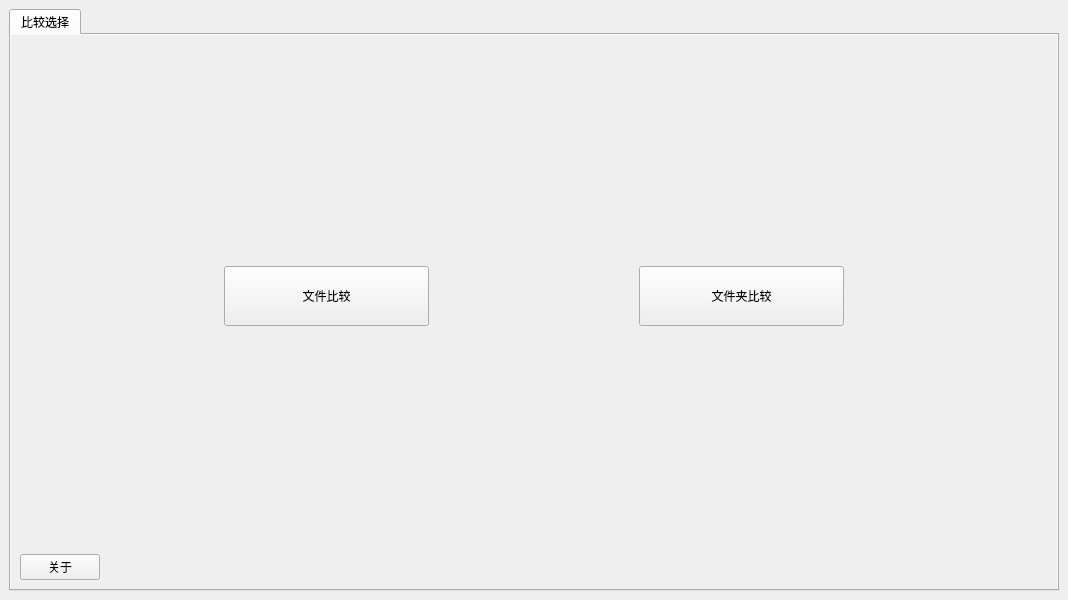
<?xml version="1.0" encoding="UTF-8"?>
<ui version="4.0">
 <class>MainWindow</class>
 <widget class="QMainWindow" name="MainWindow">
  <property name="geometry">
   <rect>
    <x>0</x>
    <y>0</y>
    <width>1068</width>
    <height>600</height>
   </rect>
  </property>
  <property name="minimumSize">
   <size>
    <width>800</width>
    <height>600</height>
   </size>
  </property>
  <property name="windowTitle">
   <string>文件比较工具</string>
  </property>
  <widget class="QWidget" name="centralwidget">
   <layout class="QVBoxLayout" name="verticalLayout">
    <item>
     <widget class="QTabWidget" name="tabWidget">
      <property name="movable">
       <bool>true</bool>
      </property>
      <widget class="QWidget" name="tab">
       <property name="autoFillBackground">
        <bool>true</bool>
       </property>
       <attribute name="title">
        <string>比较选择</string>
       </attribute>
       <layout class="QVBoxLayout" name="verticalLayout_2">
        <item>
         <spacer name="verticalSpacer">
          <property name="orientation">
           <enum>Qt::Vertical</enum>
          </property>
          <property name="sizeHint" stdset="0">
           <size>
            <width>20</width>
            <height>217</height>
           </size>
          </property>
         </spacer>
        </item>
        <item>
         <layout class="QHBoxLayout" name="horizontalLayout">
          <item>
           <spacer name="horizontalSpacer">
            <property name="orientation">
             <enum>Qt::Horizontal</enum>
            </property>
            <property name="sizeHint" stdset="0">
             <size>
              <width>40</width>
              <height>20</height>
             </size>
            </property>
           </spacer>
          </item>
          <item>
           <widget class="QPushButton" name="filediffButton">
            <property name="sizePolicy">
             <sizepolicy hsizetype="Expanding" vsizetype="Fixed">
              <horstretch>0</horstretch>
              <verstretch>0</verstretch>
             </sizepolicy>
            </property>
            <property name="minimumSize">
             <size>
              <width>120</width>
              <height>60</height>
             </size>
            </property>
            <property name="text">
             <string>文件比较</string>
            </property>
            <property name="icon">
             <iconset resource="image.qrc">
              <normaloff>:/pic/image/file.png</normaloff>:/pic/image/file.png</iconset>
            </property>
            <property name="iconSize">
             <size>
              <width>48</width>
              <height>48</height>
             </size>
            </property>
           </widget>
          </item>
          <item>
           <spacer name="horizontalSpacer_2">
            <property name="orientation">
             <enum>Qt::Horizontal</enum>
            </property>
            <property name="sizeHint" stdset="0">
             <size>
              <width>40</width>
              <height>20</height>
             </size>
            </property>
           </spacer>
          </item>
          <item>
           <widget class="QPushButton" name="folderdiffButton">
            <property name="sizePolicy">
             <sizepolicy hsizetype="Expanding" vsizetype="Fixed">
              <horstretch>0</horstretch>
              <verstretch>0</verstretch>
             </sizepolicy>
            </property>
            <property name="minimumSize">
             <size>
              <width>120</width>
              <height>60</height>
             </size>
            </property>
            <property name="text">
             <string>文件夹比较</string>
            </property>
            <property name="icon">
             <iconset resource="image.qrc">
              <normaloff>:/pic/image/folder.png</normaloff>:/pic/image/folder.png</iconset>
            </property>
            <property name="iconSize">
             <size>
              <width>48</width>
              <height>48</height>
             </size>
            </property>
           </widget>
          </item>
          <item>
           <spacer name="horizontalSpacer_3">
            <property name="orientation">
             <enum>Qt::Horizontal</enum>
            </property>
            <property name="sizeHint" stdset="0">
             <size>
              <width>40</width>
              <height>20</height>
             </size>
            </property>
           </spacer>
          </item>
         </layout>
        </item>
        <item>
         <spacer name="verticalSpacer_2">
          <property name="orientation">
           <enum>Qt::Vertical</enum>
          </property>
          <property name="sizeHint" stdset="0">
           <size>
            <width>20</width>
            <height>217</height>
           </size>
          </property>
         </spacer>
        </item>
        <item>
         <widget class="QPushButton" name="btnabout">
          <property name="sizePolicy">
           <sizepolicy hsizetype="Fixed" vsizetype="Fixed">
            <horstretch>0</horstretch>
            <verstretch>0</verstretch>
           </sizepolicy>
          </property>
          <property name="text">
           <string>关于</string>
          </property>
         </widget>
        </item>
       </layout>
      </widget>
     </widget>
    </item>
   </layout>
  </widget>
 </widget>
 <resources>
  <include location="image.qrc"/>
 </resources>
 <connections/>
</ui>
